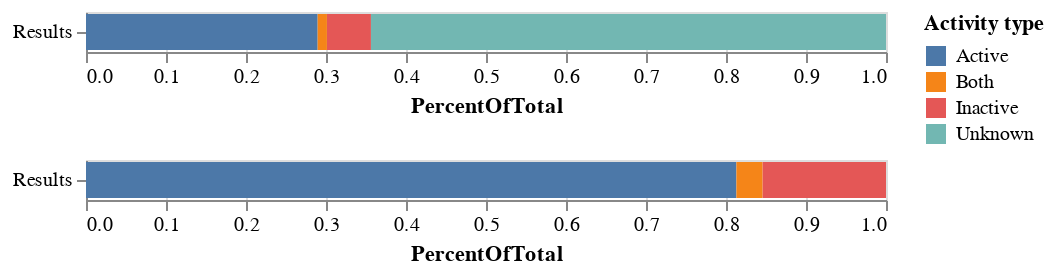

Notebook code for this chart:
### Code cell
chart_one = alt.Chart(df).transform_joinaggregate(
        Total='sum(number)'
    ).transform_calculate(PercentOfTotal="datum.number / datum.Total").mark_bar().encode(
    x=alt.X('PercentOfTotal:Q'),#,sort='descending'),
    y=alt.Y('results', title=''),
    color=alt.Color('activity', title='Activity type'),
    order=alt.Order('activity', sort='ascending')
).add_selection(
    selector
)

chart_two = alt.Chart(df.iloc[:3]).transform_joinaggregate(
        Total='sum(number)'
    ).transform_calculate(PercentOfTotal="datum.number / datum.Total").mark_bar().encode(
    x=alt.X('PercentOfTotal:Q'),#,sort='descending'),
    y=alt.Y('results', title=''),
    color=alt.Color('activity', title='Activity type'),
    order=alt.Order('activity', sort='ascending')
).add_selection(
    selector
)

chart_one&chart_two

### Figure 1 — Vega-Lite specification as saved in the notebook (floating-point values rounded to 4 significant figures)
{"config": {"view": {"continuousWidth": 400, "continuousHeight": 300}}, "vconcat": [{"data": {"name": "data-c8ff6c75327497d556bdd6eac04ede2a"}, "mark": "bar", "encoding": {"color": {"type": "nominal", "field": "activity", "title": "Activity type"}, "order": {"type": "nominal", "field": "activity", "sort": "ascending"}, "x": {"type": "quantitative", "field": "PercentOfTotal"}, "y": {"type": "nominal", "field": "results", "title": ""}}, "selection": {"selector004": {"type": "single", "encodings": ["x", "color"]}}, "transform": [{"joinaggregate": [{"op": "sum", "field": "number", "as": "Total"}]}, {"calculate": "datum.number / datum.Total", "as": "PercentOfTotal"}]}, {"data": {"name": "data-0e01c610e98ef8316865033c1a21eb8a"}, "mark": "bar", "encoding": {"color": {"type": "nominal", "field": "activity", "title": "Activity type"}, "order": {"type": "nominal", "field": "activity", "sort": "ascending"}, "x": {"type": "quantitative", "field": "PercentOfTotal"}, "y": {"type": "nominal", "field": "results", "title": ""}}, "selection": {"selector004": {"type": "single", "encodings": ["x", "color"]}}, "transform": [{"joinaggregate": [{"op": "sum", "field": "number", "as": "Total"}]}, {"calculate": "datum.number / datum.Total", "as": "PercentOfTotal"}]}], "$schema": "https://vega.github.io/schema/vega-lite/v4.8.1.json", "datasets": {"data-c8ff6c75327497d556bdd6eac04ede2a": [{"results": "Results", "activity": "Active", "number": 300, "proportion": 0.2896}, {"results": "Results", "activity": "Inactive", "number": 57, "proportion": 0.05502}, {"results": "Results", "activity": "Both", "number": 12, "proportion": 0.01158}, {"results": "Results", "activity": "Unknown", "number": 667, "proportion": 0.6438}], "data-0e01c610e98ef8316865033c1a21eb8a": [{"results": "Results", "activity": "Active", "number": 300, "proportion": 0.2896}, {"results": "Results", "activity": "Inactive", "number": 57, "proportion": 0.05502}, {"results": "Results", "activity": "Both", "number": 12, "proportion": 0.01158}]}}
